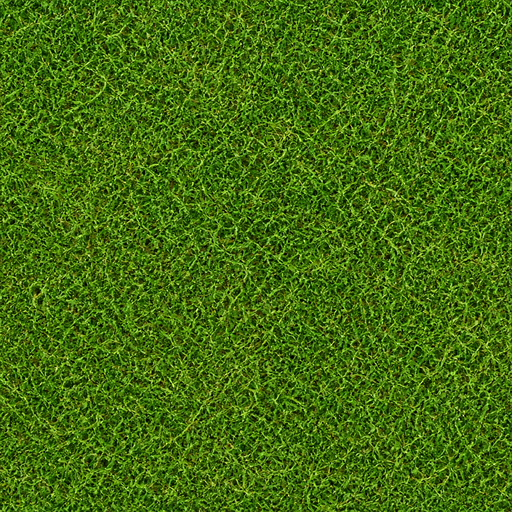
#> input picture Assets/Resources/Art/grass.png, 512 x 512 px
$ python art0-leaf-window-probe.py ../Assets/Resources/Art/grass.png
#> lines starting #> are read from the running program, lines starting #| are printed output that depends on the picture
#!/usr/bin/env python3
"""ART-0 (29th cycle) - what does a SMALL leaf-dressed part actually draw?

Three vision reads of the shipped frame (`Trials/Runs/art0leaf28_tree.png`) named the same
thing on the oak's trunk: "identical small green sprites of buds/moss", "flat green chips,
no volume", "they do not read as oak leaves; they read as a sticker or unfinished
placeholder". `Tools/art0-trunk-band-probe.py` measures them: 13 green clusters in the tree
band, six of them ON the trunk column, 16-32 px across, i.e. 0.04-0.08 m at the tree lens
(414.2 px/m).

`ArtParts.Dress` draws a material part `Tiled` at the material's authored period
(`ArtParts.LeafTileMeters = 0.5 m`), so a part SMALLER than the tile shows a WINDOW of
`Art/leaf.png` at the canvas' own scale - 1024 px/m, i.e. a 0.04-0.08 m part shows a 39-80 px
window of the 512 px canvas, centred on the sprite's pivot.

This tool reads the shipped canvas only (no Unity, no build) and answers:

  * the coverage of leaf ink inside every wrapped window of the sizes the trunk's chips have
    (mean, p05, p95), so "one whole leaf" and "a fragment of a leaf" are told apart;
  * how many ink components touch the window's own border - a component that runs off the
    window edge is a CUT leaf, which is what makes a chip read as a fragment;
  * a contact sheet of 12 windows at 6x, in the shipped tone palette, for the eye.

Usage: python Tools/art0-leaf-window-probe.py [canvas.png]
"""
import os
import sys

import numpy as np
from PIL import Image

PROJ = os.path.dirname(os.path.dirname(os.path.abspath(__file__)))
ART = os.path.join(PROJ, "Assets", "Resources", "Art")
RUNS = os.path.join(PROJ, "Trials", "Runs")

LEAF_SHADOW_LUM = 70       # the canvas' own dark background reads under this; leaf tones over
WINDOWS = (39, 49, 61, 80, 103)


def load(path):
#> called with path = '../Assets/Resources/Art/grass.png'
    img = Image.open(path).convert("RGB")
#> img is the input picture: PIL image 512x512 RGB; mean R, G, B 68.3, 109, 15.6
    return np.asarray(img, dtype=np.float64), img


def lum(rgb):
    return 0.299 * rgb[:, :, 0] + 0.587 * rgb[:, :, 1] + 0.114 * rgb[:, :, 2]


def components(mask):
    """4-connected components on a small window; returns (count, components_touching_border)."""
    h, w = mask.shape
    seen = np.zeros_like(mask, dtype=bool)
    touching = 0
    count = 0
    for y0 in range(h):
        for x0 in range(w):
            if not mask[y0, x0] or seen[y0, x0]:
                continue
            count += 1
            stack = [(y0, x0)]
            seen[y0, x0] = True
            border = False
            while stack:
                y, x = stack.pop()
                if y == 0 or x == 0 or y == h - 1 or x == w - 1:
                    border = True
                for dy, dx in ((1, 0), (-1, 0), (0, 1), (0, -1)):
                    ny, nx = y + dy, x + dx
                    if 0 <= ny < h and 0 <= nx < w and mask[ny, nx] and not seen[ny, nx]:
                        seen[ny, nx] = True
                        stack.append((ny, nx))
            if border:
                touching += 1
    return count, touching


def window(rgb, size, cy, cx):
    """A wrapped `size` x `size` window centred on (cy, cx)."""
    h, w, _ = rgb.shape
    ys = (np.arange(cy - size // 2, cy - size // 2 + size) % h)
    xs = (np.arange(cx - size // 2, cx - size // 2 + size) % w)
    return rgb[np.ix_(ys, xs)]


def main():
    path = sys.argv[1] if len(sys.argv) > 1 else os.path.join(ART, "leaf.png")
    rgb, img = load(path)
    h, w, _ = rgb.shape
#> h = 512; w = 512
    L = lum(rgb)
#> in lum, `return 0.299 * rgb[:, :, 0] + 0.587 * rgb[:, :, 1] + 0.114 * rgb[:, :,..`:
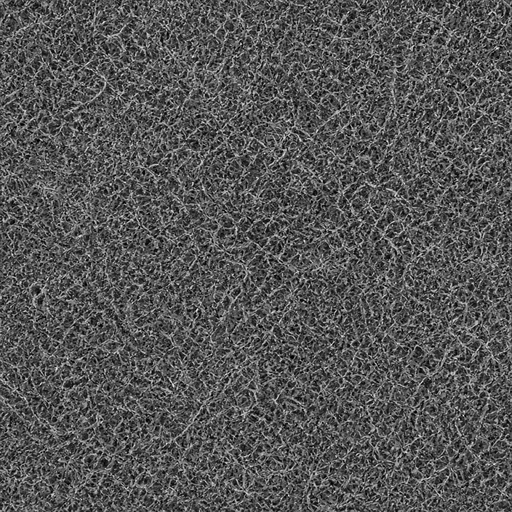
#> returned value: shape (512, 512) float64; min 0, max 245.2, mean 86.2
    print("ART-0-LEAF-WINDOW canvas=%s %dx%d lum mean=%.1f p05=%.1f p95=%.1f"
          % (os.path.basename(path), w, h, L.mean(), np.percentile(L, 5), np.percentile(L, 95)))
#| ART-0-LEAF-WINDOW canvas=grass.png 512x512 lum mean=86.2 p05=27.7 p95=154.4

    for size in WINDOWS:
        cov, cut, comps = [], [], []
        step = max(1, size // 4)
        for cy in range(0, h, step):
            for cx in range(0, w, step):
                win = window(rgb, size, cy, cx)
                m = lum(win) > LEAF_SHADOW_LUM
                cov.append(m.mean())
                c, t = components(m)
                comps.append(c)
                cut.append(t)
        cov = np.asarray(cov)
        cut = np.asarray(cut)
        print("  window %3d px (%.3f m): coverage mean=%.2f p05=%.2f p95=%.2f ; "
              "leaf components mean=%.2f ; windows with a CUT leaf on the border: %.0f%% ; "
              "windows with NO ink: %.0f%%"
              % (size, size / 1024.0, cov.mean(), np.percentile(cov, 5), np.percentile(cov, 95),
                 float(np.mean(comps)), 100.0 * (cut > 0).mean(), 100.0 * (cov < 0.02).mean()))
#> this loop made 5 passes
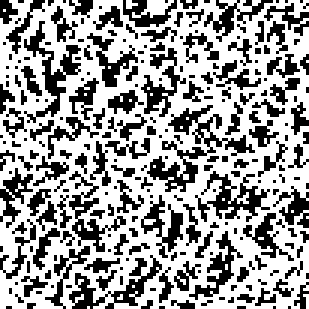
#> m: shape (103, 103) bool (shown 3 times larger); 61.3% white; black in thin lines or dots
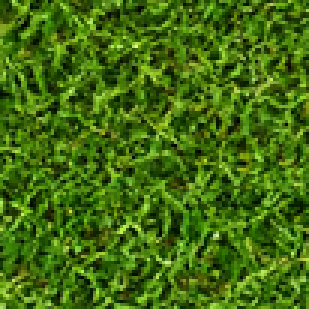
#> win: shape (103, 103, 3) float64 (shown 3 times larger); mean R, G, B 66.1, 107.8, 14.9

    # contact sheet: 12 windows of the chip size (61 px), 6x
    size = 61
    picks = [(64, 64), (64, 192), (64, 320), (192, 64), (192, 192), (192, 320),
             (320, 64), (320, 192), (320, 320), (448, 128), (448, 256), (448, 384)]
    zoom = 6
    sheet = Image.new("RGB", (size * zoom, size * zoom * len(picks)), (255, 0, 255))
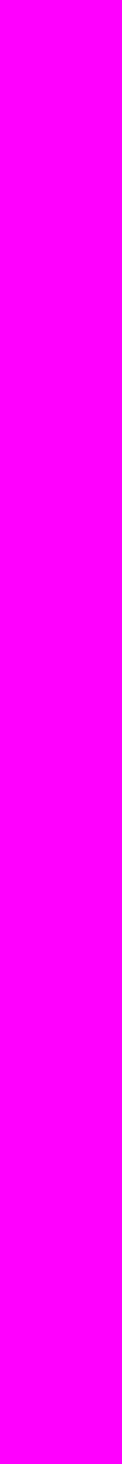
#> sheet: PIL image 366x4392 RGB (shown at 1/3 size); mean R, G, B 255, 0, 255
    for i, (cy, cx) in enumerate(picks):
        win = window(rgb, size, cy, cx)
        tile = Image.fromarray(win.astype(np.uint8)).resize((size * zoom, size * zoom), Image.NEAREST)
        sheet.paste(tile, (0, i * size * zoom))
#> this loop made 12 passes
#> pass 1, in main, `tile = Image.fromarray(win.astype(np.uint8)).resize((size * zoom, size..`:
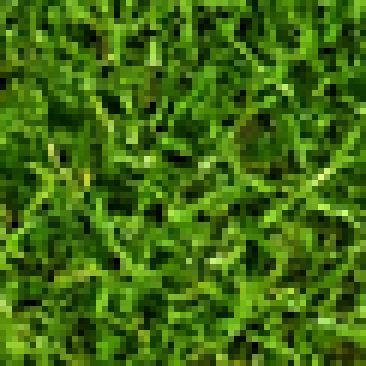
#> tile: PIL image 366x366 RGB; mean R, G, B 64.3, 106.9, 15.2
#> after the loop:
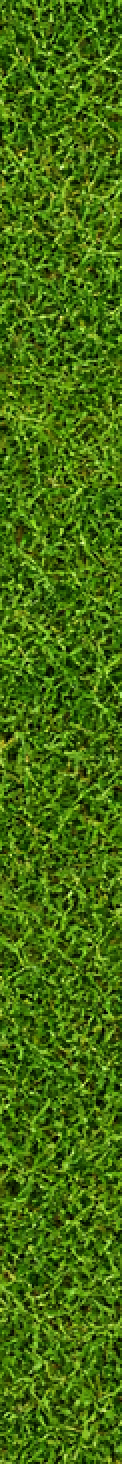
#> sheet: PIL image 366x4392 RGB (shown at 1/3 size); mean R, G, B 68.1, 109.1, 15.5
#> after the loop:
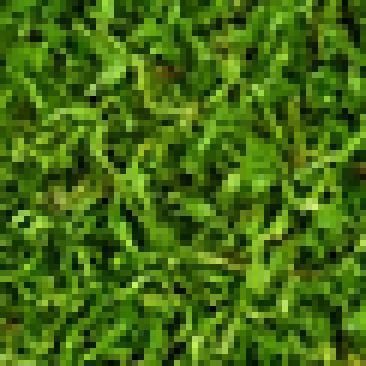
#> tile: PIL image 366x366 RGB; mean R, G, B 68, 107.9, 15.4
    out = os.path.join(RUNS, "art0-leaf-window-sheet.png")
    sheet.save(out)
    print("ART-0-LEAF-WINDOW sheet -> " + out)
    return 0


if __name__ == "__main__":
    sys.exit(main())
#> (the program exits here)
